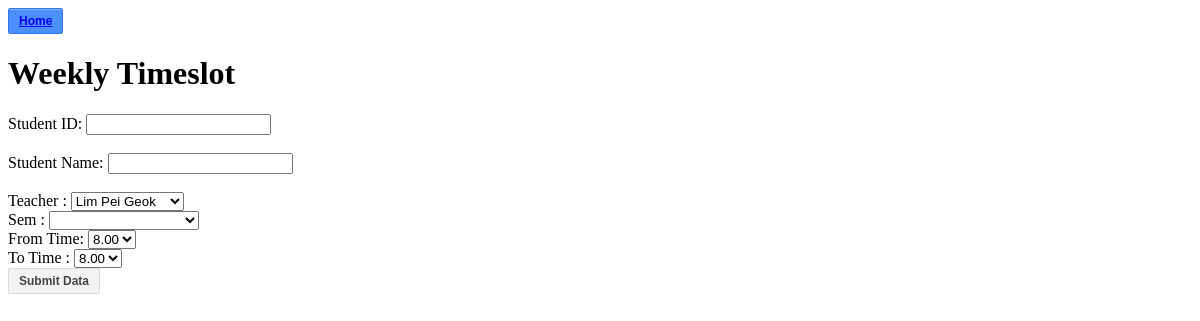
The page /weekly_timeslot.php on the database as committed earlier.
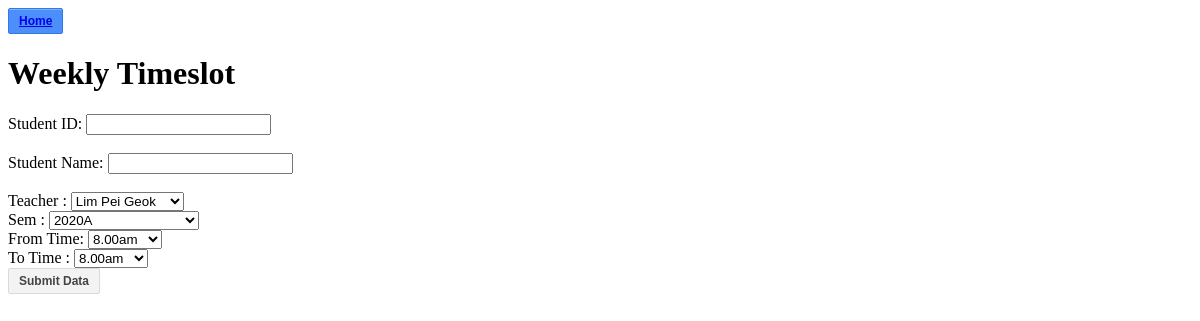
The same page on the database as committed later.
### tables this page shows
CREATE TABLE `teacher` (
  `teacher_id` int(5) NOT NULL,
  `name` varchar(25) NOT NULL,
  `facultyid` int(5) NOT NULL
);

CREATE TABLE `time` (
  `id` int(3) NOT NULL,
  `time` varchar(10) NOT NULL
);

CREATE TABLE `sem` (
  `id` int(5) NOT NULL,
  `sem_name` varchar(5) NOT NULL
);

### weekly_timeslot.php (the view, shortened to what this page needs)
<?php
	include 'includes/db.connect.php'
?>
<?php
		$query = "SELECT * FROM `teacher`";
		$result1 = mysqli_query($connect, $query);
		$options1 = "";
		while($row2 = mysqli_fetch_array($result1))
		{
			$options1 = $options1."<option>$row2[1]</option>";
		}
		$query = "SELECT * FROM `sem`";
		$result1 = mysqli_query($connect, $query);
		$options2 = "";
		while($row2 = mysqli_fetch_array($result1))
		{
			$options2 = $options2."<option>$row2[1]</option>";
		}
		$query = "SELECT * FROM `time`";
		$result1 = mysqli_query($connect, $query);
		$options3 = "";
		while($row2 = mysqli_fetch_array($result1))
		{
			$options3 = $options3."<option>$row2[1]</option>";
		}
		$query = "SELECT * FROM `time`";
		$result1 = mysqli_query($connect, $query);
		$options4 = "";
		while($row2 = mysqli_fetch_array($result1))
		{
			$options4 = $options4."<option>$row2[1]</option>";
		}
	?>
<!DOCTYPE html>
<html>
<head>
</head>
<link rel="stylesheet" type="text/css" href="css/blue.button.css">
<button class="blue"><a href="index.php">Home</a></button>
<body>
	<h1>Weekly Timeslot</h1>
	<form name="weekly_timeslot.php" action="weekly_timeslot.php" method="POST">
	<label for="studentID">Student ID: </label>
	<input type="text" id="student_id" name="student_id"><br>
	<br>
	<label for="studentName">Student Name: </label>
	<input type="text" id="student_name" name="student_name">
	<br>
	<br>
	<label class="col-md-4 control-label" for="teacher_name">Teacher :</label>
	<select id="teacher_name" name="teacher_name" class="form-control">
		<?php echo $options1;?>
	</select>
	<br>
	<label class="col-md-4 control-label" for="sem_name">Sem :</label>
	<select id="sem_name" name="sem_name" class="form-control" style="width: 150px;">
				<?php echo $options2;?>
	</select>
	<br>
	<label class="col-md-4 control-label" for="from">From Time: </label>
	<select id="from" name="from" class="form-control">
		<?php echo $options3;?>
	</select>
	<br>
	<label class="col-md-4 control-label" for="to">To Time :</label>
	<select id="to" name="to" class="form-control">
		<?php echo $options4;?>
	</select>
	<br>
	<button id="submit_btn" name="submit_btn">Submit Data</button>
</form>
</body>
</html>

### css/blue.button.css (style rules this page uses)
button { color: #444444; background: #F3F3F3; border: 1px #DADADA solid; padding: 5px 10px; border-radius: 2px; font-weight: bold; font-size: 9pt; outline: none; }
button.blue { color: white; background: #4C8FFB; border: 1px #3079ED solid; box-shadow: inset 0 1px 0 #80B0FB; }

Rows that differ between the two databases and show on the page:
added sem: sem_name "2020A"
changed time: from "8.00" → "8.00am"; to "8.00" → "8.00am"
